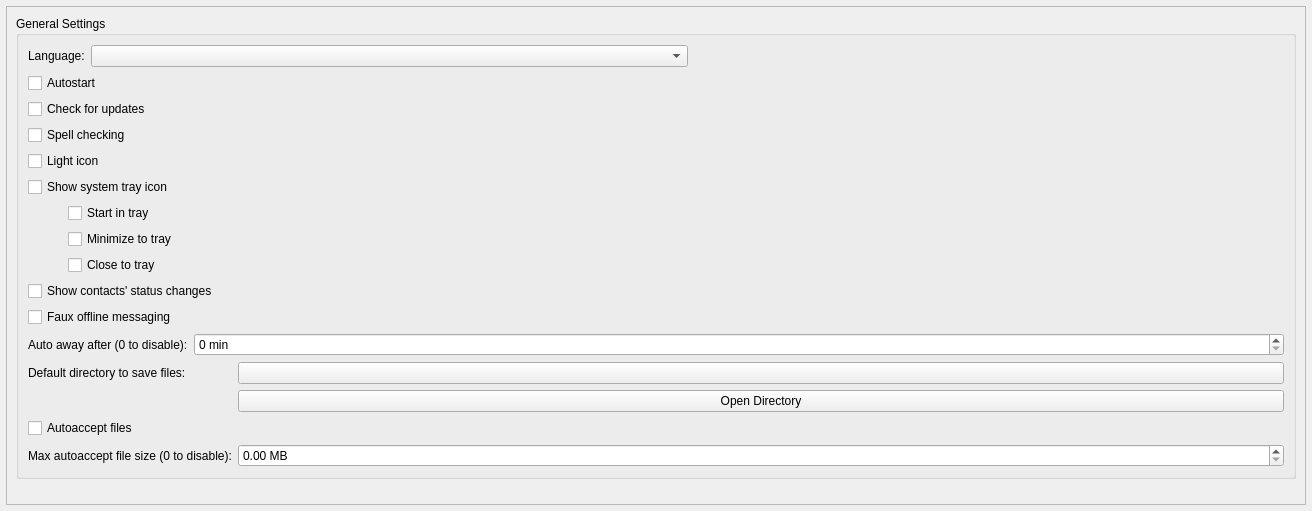
<?xml version="1.0" encoding="UTF-8"?>
<ui version="4.0">
 <class>GeneralSettings</class>
 <widget class="QWidget" name="GeneralSettings">
  <property name="geometry">
   <rect>
    <x>0</x>
    <y>0</y>
    <width>1312</width>
    <height>511</height>
   </rect>
  </property>
  <property name="windowTitle">
   <string notr="true">Form</string>
  </property>
  <layout class="QVBoxLayout" name="verticalLayout_2">
   <property name="leftMargin">
    <number>6</number>
   </property>
   <property name="topMargin">
    <number>6</number>
   </property>
   <property name="rightMargin">
    <number>6</number>
   </property>
   <property name="bottomMargin">
    <number>6</number>
   </property>
   <item>
    <widget class="VerticalOnlyScroller" name="scrollArea">
     <property name="widgetResizable">
      <bool>true</bool>
     </property>
     <property name="alignment">
      <set>Qt::AlignLeading|Qt::AlignLeft|Qt::AlignTop</set>
     </property>
     <widget class="QWidget" name="scrollAreaWidgetContents">
      <property name="geometry">
       <rect>
        <x>0</x>
        <y>0</y>
        <width>1284</width>
        <height>524</height>
       </rect>
      </property>
      <layout class="QVBoxLayout" name="verticalLayout_4" stretch="0,0">
       <property name="spacing">
        <number>32</number>
       </property>
       <property name="topMargin">
        <number>9</number>
       </property>
       <item alignment="Qt::AlignTop">
        <widget class="QGroupBox" name="generalGroup">
         <property name="title">
          <string>General Settings</string>
         </property>
         <layout class="QVBoxLayout" name="verticalLayout_3">
          <item>
           <layout class="QHBoxLayout" name="generalLayout">
            <item>
             <widget class="QLabel" name="transLabel">
              <property name="toolTip">
               <string>The translation may not load until qTox restarts.</string>
              </property>
              <property name="text">
               <string>Language:</string>
              </property>
             </widget>
            </item>
            <item>
             <widget class="QComboBox" name="transComboBox">
              <property name="sizePolicy">
               <sizepolicy hsizetype="Expanding" vsizetype="Fixed">
                <horstretch>0</horstretch>
                <verstretch>0</verstretch>
               </sizepolicy>
              </property>
              <property name="toolTip">
               <string>The translation may not load until qTox restarts.</string>
              </property>
             </widget>
            </item>
            <item>
             <spacer name="generalSpacer">
              <property name="orientation">
               <enum>Qt::Horizontal</enum>
              </property>
              <property name="sizeHint" stdset="0">
               <size>
                <width>40</width>
                <height>20</height>
               </size>
              </property>
             </spacer>
            </item>
           </layout>
          </item>
          <item>
           <layout class="QVBoxLayout" name="startupLayout">
            <item>
             <widget class="QCheckBox" name="cbAutorun">
              <property name="toolTip">
               <string>Start qTox on operating system startup (current profile).</string>
              </property>
              <property name="text">
               <string>Autostart</string>
              </property>
             </widget>
            </item>
            <item>
             <widget class="QCheckBox" name="checkUpdates">
              <property name="text">
               <string>Check for updates</string>
              </property>
             </widget>
            </item>
           </layout>
          </item>
          <item>
           <layout class="QVBoxLayout" name="verticalLayout_6">
            <item>
             <widget class="QCheckBox" name="cbSpellChecking">
              <property name="text">
               <string>Spell checking</string>
              </property>
             </widget>
            </item>
            <item>
             <widget class="QCheckBox" name="lightTrayIcon">
              <property name="sizePolicy">
               <sizepolicy hsizetype="Minimum" vsizetype="Minimum">
                <horstretch>0</horstretch>
                <verstretch>0</verstretch>
               </sizepolicy>
              </property>
              <property name="toolTip">
               <string comment="toolTip for light icon setting">Enable light tray icon.</string>
              </property>
              <property name="text">
               <string>Light icon</string>
              </property>
             </widget>
            </item>
            <item>
             <widget class="QCheckBox" name="showSystemTray">
              <property name="enabled">
               <bool>true</bool>
              </property>
              <property name="sizePolicy">
               <sizepolicy hsizetype="Minimum" vsizetype="Minimum">
                <horstretch>0</horstretch>
                <verstretch>0</verstretch>
               </sizepolicy>
              </property>
              <property name="text">
               <string>Show system tray icon</string>
              </property>
             </widget>
            </item>
            <item>
             <layout class="QVBoxLayout" name="verticalLayout_8">
              <property name="leftMargin">
               <number>40</number>
              </property>
              <item>
               <widget class="QCheckBox" name="startInTray">
                <property name="sizePolicy">
                 <sizepolicy hsizetype="Minimum" vsizetype="Minimum">
                  <horstretch>0</horstretch>
                  <verstretch>0</verstretch>
                 </sizepolicy>
                </property>
                <property name="toolTip">
                 <string comment="toolTip for Start in tray setting">qTox will start minimized in tray.</string>
                </property>
                <property name="text">
                 <string>Start in tray</string>
                </property>
               </widget>
              </item>
              <item>
               <widget class="QCheckBox" name="minimizeToTray">
                <property name="sizePolicy">
                 <sizepolicy hsizetype="Minimum" vsizetype="Minimum">
                  <horstretch>0</horstretch>
                  <verstretch>0</verstretch>
                 </sizepolicy>
                </property>
                <property name="toolTip">
                 <string comment="toolTip for minimize to tray setting">After pressing minimize (_) qTox will minimize itself to tray,
instead of system taskbar.</string>
                </property>
                <property name="text">
                 <string>Minimize to tray</string>
                </property>
               </widget>
              </item>
              <item>
               <widget class="QCheckBox" name="closeToTray">
                <property name="sizePolicy">
                 <sizepolicy hsizetype="Minimum" vsizetype="Minimum">
                  <horstretch>0</horstretch>
                  <verstretch>0</verstretch>
                 </sizepolicy>
                </property>
                <property name="toolTip">
                 <string comment="toolTip for close to tray setting">After pressing close (X) qTox will minimize to tray,
instead of closing itself.</string>
                </property>
                <property name="text">
                 <string>Close to tray</string>
                </property>
               </widget>
              </item>
             </layout>
            </item>
            <item>
             <widget class="QCheckBox" name="statusChanges">
              <property name="text">
               <string>Show contacts' status changes</string>
              </property>
             </widget>
            </item>
            <item>
             <widget class="QCheckBox" name="cbFauxOfflineMessaging">
              <property name="text">
               <string>Faux offline messaging</string>
              </property>
             </widget>
            </item>
           </layout>
          </item>
          <item>
           <layout class="QHBoxLayout" name="autoAwayLayout">
            <item>
             <widget class="QLabel" name="autoAwayLabel">
              <property name="toolTip">
               <string>Your status is changed to Away after set period of inactivity.</string>
              </property>
              <property name="layoutDirection">
               <enum>Qt::LeftToRight</enum>
              </property>
              <property name="text">
               <string>Auto away after (0 to disable):</string>
              </property>
             </widget>
            </item>
            <item>
             <widget class="QSpinBox" name="autoAwaySpinBox">
              <property name="sizePolicy">
               <sizepolicy hsizetype="Expanding" vsizetype="Fixed">
                <horstretch>0</horstretch>
                <verstretch>0</verstretch>
               </sizepolicy>
              </property>
              <property name="toolTip">
               <string>Set to 0 to disable</string>
              </property>
              <property name="showGroupSeparator" stdset="0">
               <bool>true</bool>
              </property>
              <property name="suffix">
               <string notr="true"> min</string>
              </property>
              <property name="minimum">
               <number>0</number>
              </property>
              <property name="maximum">
               <number>2147483647</number>
              </property>
             </widget>
            </item>
           </layout>
          </item>
          <item>
           <layout class="QFormLayout" name="formLayout_2">
            <property name="leftMargin">
             <number>0</number>
            </property>
            <item row="2" column="0">
             <widget class="QLabel" name="label">
              <property name="text">
               <string>Default directory to save files:</string>
              </property>
             </widget>
            </item>
            <item row="2" column="1">
             <widget class="QPushButton" name="autoSaveFilesDir">
              <property name="sizePolicy">
               <sizepolicy hsizetype="Expanding" vsizetype="Fixed">
                <horstretch>0</horstretch>
                <verstretch>0</verstretch>
               </sizepolicy>
              </property>
              <property name="toolTip">
               <string>Set where files will be saved.</string>
              </property>
             </widget>
            </item>
            <item row="4" column="0">
             <widget class="QCheckBox" name="autoacceptFiles">
              <property name="sizePolicy">
               <sizepolicy hsizetype="Minimum" vsizetype="Minimum">
                <horstretch>0</horstretch>
                <verstretch>0</verstretch>
               </sizepolicy>
              </property>
              <property name="toolTip">
               <string comment="autoaccept cb tooltip">You can set this on a per-friend basis by right clicking them.</string>
              </property>
              <property name="text">
               <string>Autoaccept files</string>
              </property>
             </widget>
            </item>
            <item row="3" column="1">
             <widget class="QPushButton" name="openAutoSaveFilesDir">
              <property name="text">
               <string>Open Directory</string>
              </property>
             </widget>
            </item>
            <item row="5" column="0">
             <widget class="QLabel" name="maxAutoAcceptSizeLabel">
              <property name="text">
               <string>Max autoaccept file size (0 to disable):</string>
              </property>
             </widget>
            </item>
            <item row="5" column="1">
             <widget class="QDoubleSpinBox" name="maxAutoAcceptSizeMB">
              <property name="suffix">
               <string> MB</string>
              </property>
             </widget>
            </item>
           </layout>
          </item>
         </layout>
        </widget>
       </item>
       <item>
        <spacer name="verticalSpacer">
         <property name="orientation">
          <enum>Qt::Vertical</enum>
         </property>
         <property name="sizeHint" stdset="0">
          <size>
           <width>20</width>
           <height>40</height>
          </size>
         </property>
        </spacer>
       </item>
      </layout>
     </widget>
    </widget>
   </item>
  </layout>
 </widget>
 <customwidgets>
  <customwidget>
   <class>VerticalOnlyScroller</class>
   <extends>QScrollArea</extends>
   <header>src/widget/form/settings/verticalonlyscroller.h</header>
   <container>1</container>
  </customwidget>
 </customwidgets>
 <tabstops>
  <tabstop>scrollArea</tabstop>
  <tabstop>transComboBox</tabstop>
  <tabstop>cbAutorun</tabstop>
  <tabstop>checkUpdates</tabstop>
  <tabstop>lightTrayIcon</tabstop>
  <tabstop>showSystemTray</tabstop>
  <tabstop>startInTray</tabstop>
  <tabstop>minimizeToTray</tabstop>
  <tabstop>closeToTray</tabstop>
  <tabstop>statusChanges</tabstop>
  <tabstop>cbFauxOfflineMessaging</tabstop>
  <tabstop>autoAwaySpinBox</tabstop>
  <tabstop>autoSaveFilesDir</tabstop>
  <tabstop>autoacceptFiles</tabstop>
 </tabstops>
 <resources/>
 <connections>
  <connection>
   <sender>showSystemTray</sender>
   <signal>toggled(bool)</signal>
   <receiver>closeToTray</receiver>
   <slot>setEnabled(bool)</slot>
   <hints>
    <hint type="sourcelabel">
     <x>205</x>
     <y>146</y>
    </hint>
    <hint type="destinationlabel">
     <x>224</x>
     <y>178</y>
    </hint>
   </hints>
  </connection>
  <connection>
   <sender>showSystemTray</sender>
   <signal>toggled(bool)</signal>
   <receiver>minimizeToTray</receiver>
   <slot>setEnabled(bool)</slot>
   <hints>
    <hint type="sourcelabel">
     <x>180</x>
     <y>144</y>
    </hint>
    <hint type="destinationlabel">
     <x>359</x>
     <y>178</y>
    </hint>
   </hints>
  </connection>
  <connection>
   <sender>showSystemTray</sender>
   <signal>toggled(bool)</signal>
   <receiver>startInTray</receiver>
   <slot>setEnabled(bool)</slot>
   <hints>
    <hint type="sourcelabel">
     <x>105</x>
     <y>144</y>
    </hint>
    <hint type="destinationlabel">
     <x>119</x>
     <y>177</y>
    </hint>
   </hints>
  </connection>
 </connections>
</ui>
